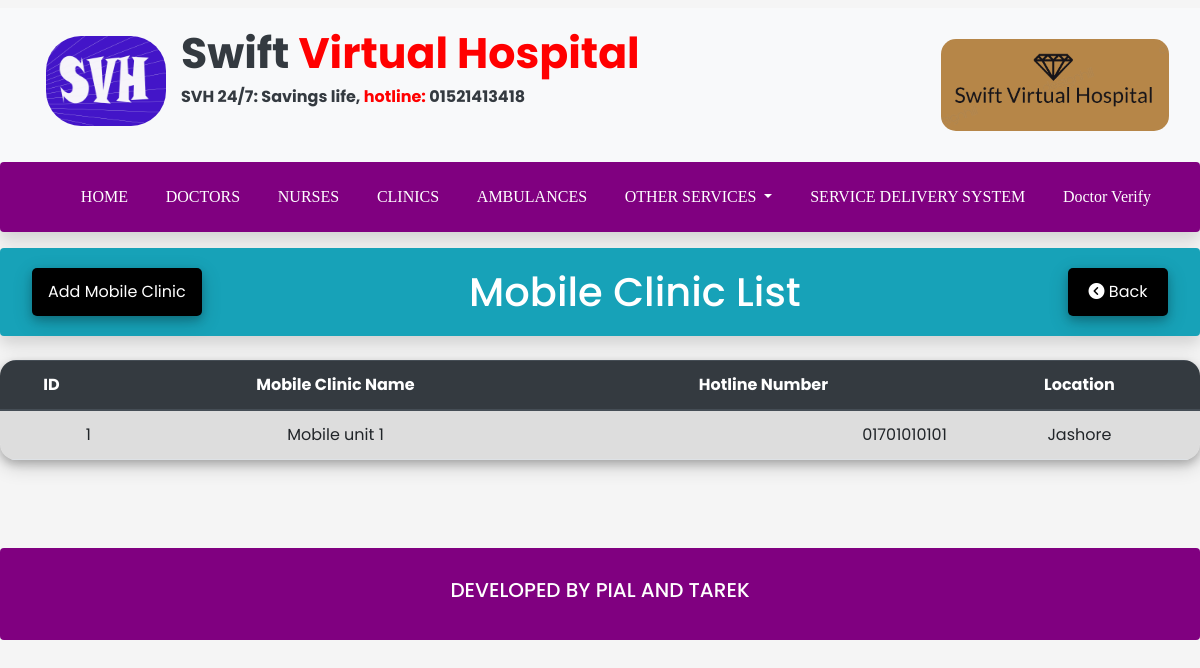
/mobileclinic/mobileclinic.php, run on the app's committed database.
### tables this page shows
CREATE TABLE `mobileclinic` (
  `id` int(11) NOT NULL,
  `mobileclinicname` varchar(50) NOT NULL,
  `hotline` varchar(20) NOT NULL,
  `location` varchar(50) NOT NULL
);

### mobileclinic/mobileclinic.php (the view, shortened to what this page needs)
<!DOCTYPE html>
<html lang="en">
<head>
    <link href="https://cdn.jsdelivr.net/npm/bootstrap@5.1.3/dist/css/bootstrap.min.css" rel="stylesheet"
>
    <link rel="stylesheet" href="../css/bootstrap.min.css">
    <link rel="stylesheet" href="../js/bootstrap.min.js">
    <link rel="stylesheet" href="https://cdnjs.cloudflare.com/ajax/libs/font-awesome/4.7.0/css/font-awesome.min.css">
    <link rel="stylesheet" href="../css/newcss.css">
    <link rel="stylesheet" href="../css/inputForm.css">
</head>
<body>
<?php
    include('../navbar.php');
?>
    <section id="news" class="container-xxl d-flex justify-content-between mb-4 rounded bg-info shadow">
        <div>
        <button type="button" class="btn-add"  onclick="location.href = 'MobileClinicForm.php' ">Add Mobile Clinic</button>
        </div>
        <div>
            <h1 class="text-center text-white header-font mt-4"> Mobile Clinic List</h1>
        </div>
        <div>
        <button type = "button" class="btn-back" onclick="history.back()"><i class="fa-solid fa-circle-chevron-left"></i> Back </button>
        </div>
    </section>
            <table class="container-xxl table table-striped table-borderd text-center mx-auto  table-hover" style="border-radius: 1em;
    overflow: hidden;  box-shadow: 0 4px 8px 0 rgba(0, 0, 0, 0.2), 0 6px 20px 0 rgba(0, 0, 0, 0.19);">
                <thead class="thead-dark">
                    <tr>
                        <th>ID</th>
                        <th>Mobile Clinic Name</th>
                        <th>Hotline Number</th>
                        <th>Location</th>
                    </tr>
                </thead>
            <?php
                include('../connect.php');
                $sql = "SELECT * FROM mobileclinic";
                $result = $conn->query($sql);
                if ($result->num_rows > 0) {
                    while($row = $result->fetch_assoc()) {
                        echo"<tr>";
                        echo "<td align=right>". $row["id"]. "</td>".
                            "<td>". $row["mobileclinicname"]. "</td>" .
                            "<td align=right>". $row["hotline"] . "</td>".
                            "<td>". $row["location"] . "</td>";
                        echo"</tr>";
                    }
                } else {
                    echo "0 results";
                }
            ?>
            </table>
<br>
<br>
<br>
<?php
include('../footer.php');
?>
</body>
</html>

### css/newcss.css (style rules this page uses)
body { font-family: 'Poppins', sans-serif; margin: 0; padding: 0; }
button.btn-back { margin: 20px; background-color: black; border-radius: 5px; border: none; color: white; padding: 12px 16px; font-size: 16px; cursor: pointer; width: 100px; box-shadow: 0 4px 8px 0 rgba(0, 0, 0, 0.2), 0 6px 20px 0 rgba(0, 0, 0, 0.19); }
button.btn-add { margin: 20px; background-color: black; border-radius: 5px; border: none; color: white; padding: 12px 16px; font-size: 16px; cursor: pointer; box-shadow: 0 4px 8px 0 rgb(0 0 0 / 20%), 0 6px 20px 0 rgb(0 0 0 / 19%); }
h1 { line-height: 1; }
body { background-color: #F5F5F5; }

### data on the page
mobileclinic: id "1", mobileclinicname "Mobile unit 1", hotline "01701010101", location "Jashore"
